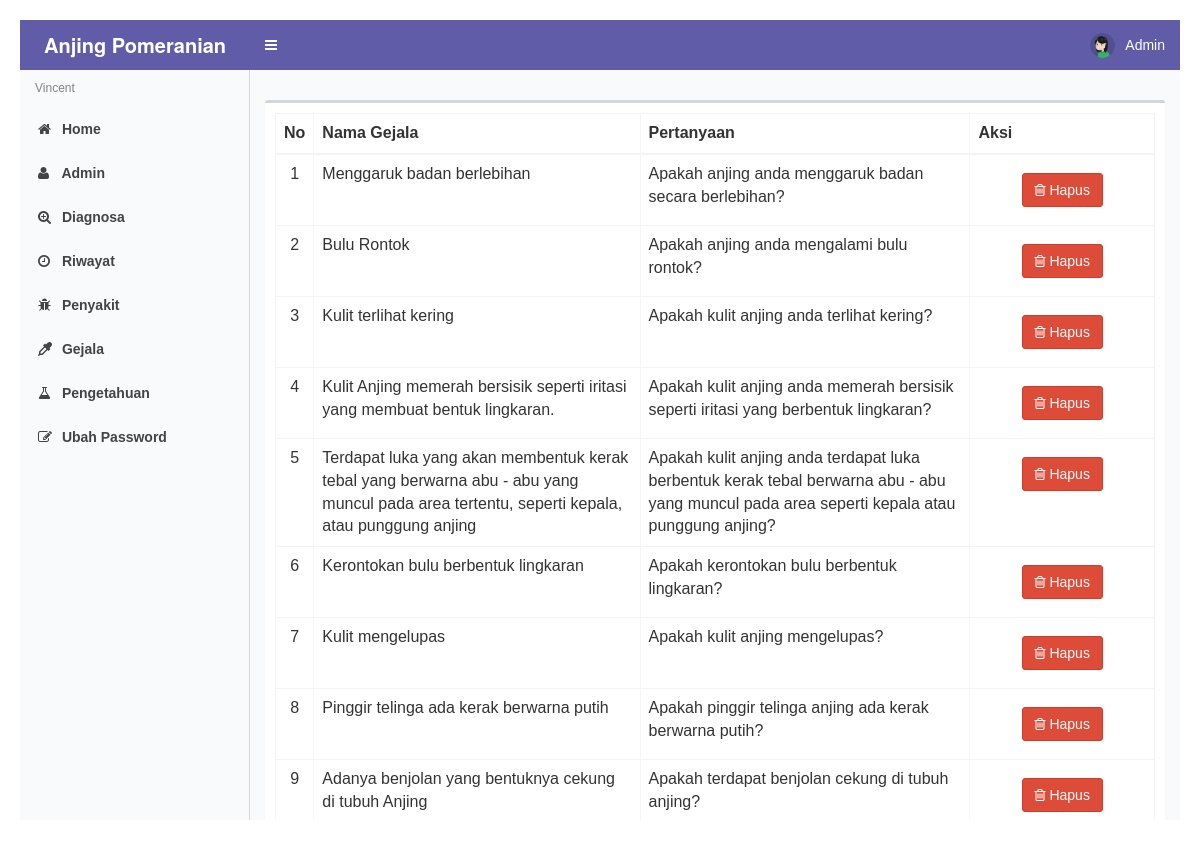
The app's page /gejala (signed in) with its own data.
### tables this page shows
CREATE TABLE `gejala` (
  `kode_gejala` int(11) NOT NULL,
  `nama_gejala` varchar(500) NOT NULL,
  `pertanyaan` varchar(500) NOT NULL
);

### modul/gejala/gejala.php (the view, shortened to what this page needs)
<?php
if (!(isset($_SESSION['username']) && isset($_SESSION['password']))) {
    header('location:index.php');
    exit();
} else {
    ?>
<?php
$aksi="modul/gejala/aksi_gejala.php";
switch($_GET['act']){
  default:
  $offset=$_GET['offset'];
	$limit = 15;
	if (empty ($offset)) {
		$offset = 0;
	}
  $tampil=mysqli_query($conn,"SELECT * FROM gejala ORDER BY kode_gejala");
	?>
	<?php
	$baris=mysqli_num_rows($tampil);
	if ($_POST['Go']){
			$numrows = mysqli_num_rows(mysqli_query($conn,"SELECT * FROM gejala where nama_gejala like '%$_POST[keyword]%'"));
			if ($numrows > 0){
				?>
					<div class='alert alert-success alert-dismissible'>
						<h4><i class='icon fa fa-check'></i>Sukses!</h4>
						Gejala yang anda cari di temukan.
					</div>
				<?php
				$i = 1;
				?>
					<table class='table table-bordered' style='overflow-x: auto' cellpadding='0' cellspacing='0'>
						<thead>
							<tr>
							<th>No</th>
							<th>Nama Gejala</th>
							<th>Pertanyaan</th>
							<th width='21%'>Aksi</th>
							</tr>
						</thead>
						<tbody>
				<?php
	$hasil = mysqli_query($conn,"SELECT * FROM gejala where nama_gejala like '%$_POST[keyword]%'");
	$no = 1;
	$counter = 1;
    while ($r=mysqli_fetch_array($hasil)){
	if ($counter % 2 == 0) $warna = "dark";
	else $warna = "light";
       echo "<tr class='".$warna."'>
			 <td align=center>$no</td>
			 <td>$r[nama_gejala]</td>
			 <td>$r[pertanyaan]</td>
			 <td align=center>
	          <a type='button' class='btn btn-danger margin' href=\"JavaScript: confirmIt('Anda yakin akan menghapusnya ?','$aksi?module=gejala&act=hapus&id=$r[kode_gejala]','','','','u','n','Self','Self')\" onMouseOver=\"self.status=''; return true\" onMouseOut=\"self.status=''; return true\"><i class='fa fa-trash-o' aria-hidden='true'></i> Hapus</a>
             </td></tr>";
      $no++;
	  $counter++;
    }
    echo "</tbody></table>";
			}
			else{
				echo "<div class='alert alert-danger alert-dismissible'>
                <h4><i class='icon fa fa-ban'></i> Gagal!</h4>
                Maaf, Gejala yang anda cari tidak ditemukan , silahkan inputkan dengan benar dan cari kembali.
              </div>";
			}
		}else{
	if($baris>0){
	echo" <table class='table table-bordered' style='overflow-x=auto' cellpadding='0' cellspacing='0'>
          <thead>
            <tr>
              <th>No</th>
              <th>Nama Gejala</th>
			  <th>Pertanyaan</th>
              <th width='21%'>Aksi</th>
            </tr>
          </thead>
		  <tbody>
		  ";
	$hasil = mysqli_query($conn,"SELECT * FROM gejala ORDER BY kode_gejala limit $offset,$limit");
	$no = 1 + $offset;
	$counter = 1;
    while ($r=mysqli_fetch_array($hasil)){
	if ($counter % 2 == 0) $warna = "dark";
	else $warna = "light";
       echo "<tr class='".$warna."'>
			 <td align=center>$no</td>
			 <td>$r[nama_gejala]</td>
			 <td>$r[pertanyaan]</td>
			 <td align=center>
	          <a type='button' class='btn btn-danger margin' href=\"JavaScript: confirmIt('Anda yakin akan menghapusnya ?','$aksi?module=gejala&act=hapus&id=$r[kode_gejala]','','','','u','n','Self','Self')\" onMouseOver=\"self.status=''; return true\" onMouseOut=\"self.status=''; return true\"><i class='fa fa-trash-o' aria-hidden='true'></i> Hapus</a>
             </td></tr>";
      $no++;
	  $counter++;
    }
    echo "</tbody></table>";
	}else{
	echo "<br><b>Data Kosong !</b>";
	}
	}
    break;
}
?>
<?php } ?>

### index.php (style rules this page uses)
body { font-family: Arial, sans-serif; margin: 20px; }

### records on screen
gejala: nama_gejala "Menggaruk badan berlebihan", pertanyaan "Apakah anjing anda menggaruk badan secara berlebihan?"
gejala: nama_gejala "Bulu Rontok", pertanyaan "Apakah anjing anda mengalami bulu rontok?"
gejala: nama_gejala "Kulit terlihat kering", pertanyaan "Apakah kulit anjing anda terlihat kering?"
gejala: nama_gejala "Kulit Anjing memerah bersisik seperti iritasi yang membuat bentuk lingkaran.", pertanyaan "Apakah kulit anjing anda memerah bersisik seperti iritasi yang berbentuk lingkaran?"
gejala: nama_gejala "Terdapat luka yang akan membentuk kerak tebal yang berwarna abu - abu yang muncul pada area tertentu, seperti kepala, atau punggung anjing", pertanyaan "Apakah kulit anjing anda terdapat luka berbentuk kerak tebal berwarna abu - abu yang muncul pada area seperti kepala atau punggung anjing?"
gejala: nama_gejala "Kerontokan bulu berbentuk lingkaran", pertanyaan "Apakah kerontokan bulu berbentuk lingkaran?"
gejala: nama_gejala "Kulit mengelupas", pertanyaan "Apakah kulit anjing mengelupas?"
gejala: nama_gejala "Pinggir telinga ada kerak berwarna putih", pertanyaan "Apakah pinggir telinga anjing ada kerak berwarna putih?"
gejala: nama_gejala "Adanya benjolan yang bentuknya cekung di tubuh Anjing", pertanyaan "Apakah terdapat benjolan cekung di tubuh anjing?"

### other values on screen
$_SESSION['username'] "Admin"
